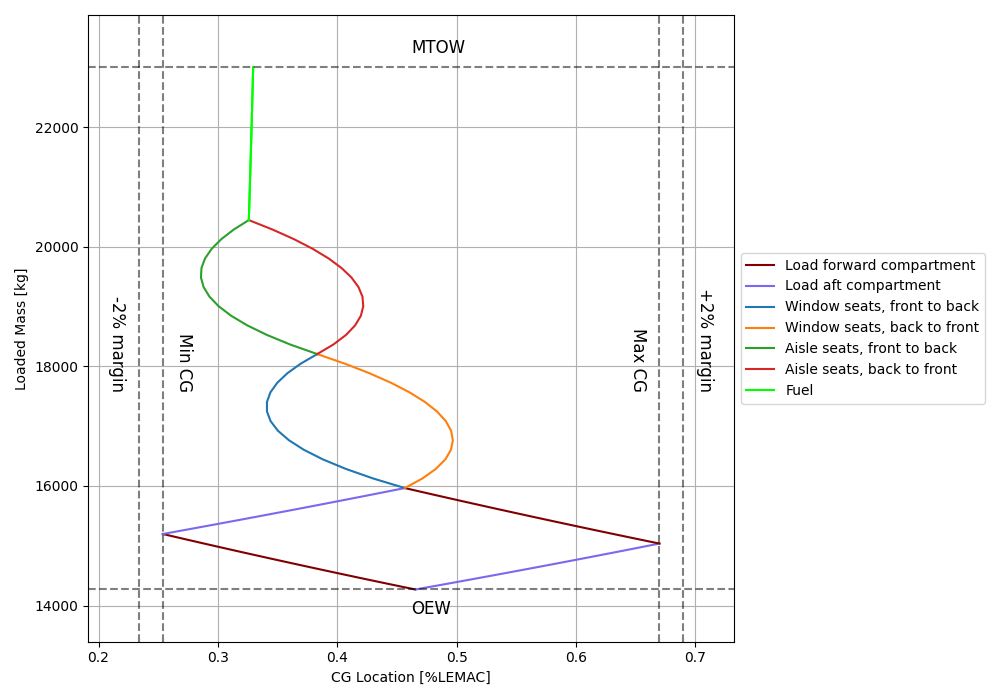

Reproduce this figure in Python.
import numpy as np
import matplotlib.pyplot as plt
from copy import copy
import loaddiagram_improved as ld

plot = True
save = False

#Calculate LEMAC position in ac ref. sys.
xcg_wing = 12.11714 #m
xcg_mac = 0.87514 #m, distance from LEMAC
LEMAC = xcg_wing-xcg_mac #m, in ac ref. sys.

xcg_lemac = 0.38 #-, distance as % of MAC
MAC = xcg_mac/xcg_lemac #m


def conversion_in_m(inch):
    "Converts inches to meters."
    return 0.0254*inch

def conversion_m_LEMAC_percent(data,MAC=MAC,LEMAC=LEMAC):
    """
    Converts data measured in meters ac ref. sys. to fraction of MAC in LEMAC ref. sys.
    Parameters:
    data*: list of np.ndarrays with lengths in first row
    Returns:
    data* with first row converted to %LEMAC
    """
    out = data
    for i, series in enumerate(out):
        out[i] = np.vstack([(series[0] - LEMAC) / MAC, series[1]]) 

    return out
    
#All calculations in [xcg]=m from nose

#weight limits
MTOW = 23000 #kg
MPW = 6270 #kg
MFW = 5000 #kg
OEW = 14268.58 #kg

#static group weights and cgs
fs_group_weight = 8327.65 #kg
fs_group_xcg = 12.96525666 #m
wing_group_weight = 5940.92553 #kg
wing_group_xcg = 11.40063778 #m

#PAX weight and balance
avg_pax_weight = 80 #kg including luggage
column_pax = 14 # pax per column
window_columns = 2
aisle_columns = 2
num_pax = column_pax*(window_columns+aisle_columns)

first_row_xcg = 8.494-2.362 # m, from Weight and Balance Manual page DSC 4. p.6
seat_pitch = conversion_in_m(29) #m


#generate seat cg locations
last_row_xcg = (column_pax-1)*seat_pitch+first_row_xcg
pax_cgs = np.linspace(first_row_xcg,last_row_xcg,column_pax)

#fuel cg
fuel_xcg = 14.43-2.362 #m ,from DSC 2. p.4

#cargo cg, mass
cargo_fw_xcg = 6.697-2.362 #m, same for left and right compartment, from https://pdfcoffee.com/weight-n-balance-atr-42-72-3-pdf-free.html, p.10
cargo_aft_xcg = 23.896-2.362 #m, see source above

cargo_fw_capacity = 928 #kg, from https://pdfcoffee.com/weight-n-balance-atr-42-72-3-pdf-free.html, p.10(31)
cargo_aft_capacity = 768 #kg see source above

#pax loading, for one column
pax_load_index_fw_to_aft = np.tri(column_pax) #loading indices
pax_load_index_aft_to_fw = np.flip(pax_load_index_fw_to_aft,axis=1)

pax_loads_fw_to_aft = avg_pax_weight*pax_cgs*pax_load_index_fw_to_aft #2D array with moments of each passenger in loading condition
pax_loads_aft_to_fw = avg_pax_weight*pax_cgs*pax_load_index_aft_to_fw

pax_moments_fw_to_aft = np.sum(pax_loads_fw_to_aft,axis=1)
pax_moments_fw_to_aft = np.hstack([np.zeros(1),pax_moments_fw_to_aft])
pax_moments_aft_to_fw = np.sum(pax_loads_aft_to_fw,axis=1)
pax_moments_aft_to_fw = np.hstack([np.zeros(1),pax_moments_aft_to_fw])

pax_weights = np.sum(avg_pax_weight*pax_load_index_fw_to_aft,axis=1)
pax_weights = np.hstack([np.zeros(1),pax_weights])

#cargo loading

cargo_fw_weights = np.linspace(0,cargo_fw_capacity)
cargo_aft_weights = np.linspace(0,cargo_aft_capacity)

cargo_fw_moments =  cargo_fw_weights*cargo_fw_xcg
cargo_aft_moments =  cargo_aft_weights*cargo_aft_xcg

class Group:
    
    def __init__(self,data,name,color=None):
        self.data = data
        self.name = name
        self.color = color

def assemble(*groups:Group,base:None|np.ndarray=None):
    """
    Returns cg location(s) for loading groups specified by groups.
    Parameters:
    groups*: size 2xN, first row containing moments, second row containing weights
    Returns: list of np.ndarrays with weight as the first row and cgs as second.
    """
    series = []
    names = []
    colors = []
    if base is None:
        base = np.zeros((2,1))

    for group in groups:
        running = group.data + base
        base = running[:,-1].reshape(2,1)
        cgs = running[0]/running[1]
        weigths = running[1]-Wmin+OEW
        series.append(np.vstack([cgs,weigths]))
        names.append(group.name)
        colors.append(group.color)

    return series, names, colors
    
def extract_extreme_cgs(*series):
    """
    Returns minimum and maximum cg. locations of a data series.
    """
    temp_min = []
    temp_max = []
    for s in series:
        for arr in s:
            loc_min = np.min(arr[0])
            loc_max = np.max(arr[0])
            temp_min.append(loc_min)
            temp_max.append(loc_max)
    
    return min(temp_min), max(temp_max)

#Groups    

#static    
Fuselage = np.vstack([fs_group_weight*fs_group_xcg,fs_group_weight])
Wing = np.vstack([wing_group_weight*wing_group_xcg,wing_group_weight])
Structure = Fuselage + Wing #acts as base
Wmin = float(Structure[1])

#fuel loading

fuel_weight_max = np.min([MFW,MTOW-OEW-cargo_aft_capacity-cargo_fw_capacity-num_pax*avg_pax_weight])

fuel_weights = np.linspace(0,fuel_weight_max)
fuel_moments = fuel_weights*fuel_xcg

#dynamic
CargoF1 = Group(np.vstack([cargo_fw_moments,cargo_fw_weights]),"Load forward compartment",'maroon')
CargoA1 = Group(np.vstack([cargo_aft_moments,cargo_aft_weights]),"Load aft compartment",'mediumslateblue')
CargoF2 = copy(CargoF1)
CargoF2.name = None
CargoA2 = copy(CargoA1)
CargoA2.name = None

Pax_window_fw_to_aft = Group(window_columns*np.vstack([pax_moments_fw_to_aft,pax_weights]),"Window seats, front to back")
Pax_aisle_fw_to_aft = Group(aisle_columns*np.vstack([pax_moments_fw_to_aft,pax_weights]),"Aisle seats, front to back")
Pax_window_aft_to_fw = Group(window_columns*np.vstack([pax_moments_aft_to_fw,pax_weights]),"Window seats, back to front")
Pax_aisle_aft_to_fw = Group(aisle_columns*np.vstack([pax_moments_aft_to_fw,pax_weights]),"Aisle seats, back to front")

Fuel1 = Group(np.vstack([fuel_moments,fuel_weights]),"Fuel","lime")
Fuel2 = copy(Fuel1)
Fuel2.name = None

NullGroup = Group(np.zeros((2,1)),None)
print(f"Empty mass cg: {float(Structure[0]/Structure[1])} m = {float(conversion_m_LEMAC_percent([np.array([[Structure[0]/Structure[1]],[Structure[1]]]),])[0][0])} LEMAC")
#assembly

#cargo, pax, fuel
series01_raw, names01, colors01 = assemble(CargoF1,CargoA1,Pax_window_fw_to_aft,Pax_aisle_fw_to_aft,Fuel1,base=Structure)
series02_raw, names02, colors02 = assemble(CargoA2,CargoF2,Pax_window_aft_to_fw,Pax_aisle_aft_to_fw,Fuel2,base=Structure)

#fuel,cargo,pax
series11_raw, names11, colors11 = assemble(Fuel1,CargoF1,CargoA1,Pax_window_fw_to_aft,Pax_aisle_fw_to_aft,base=Structure)
series12_raw, names12, colors12 = assemble(Fuel2,CargoA2,CargoF2,Pax_window_aft_to_fw,Pax_aisle_aft_to_fw,base=Structure)

#pax,fuel,cargo
series21_raw, names21, colors21 = assemble(Pax_window_fw_to_aft,Pax_aisle_fw_to_aft,Fuel1,CargoF1,CargoA1,base=Structure)
series22_raw, names22, colors22 = assemble(Pax_window_aft_to_fw,Pax_aisle_aft_to_fw,Fuel2,CargoA2,CargoF2,base=Structure)

#fuel,pax,cargo
series31_raw, names31, colors31 = assemble(Fuel1,Pax_window_fw_to_aft,Pax_aisle_fw_to_aft,CargoA1,CargoF1,base=Structure)
series32_raw, names32, colors32 = assemble(Fuel2,Pax_window_aft_to_fw,Pax_aisle_aft_to_fw,CargoF2,CargoA2,base=Structure)

#cargo, fuel, pax
series41_raw, names41, colors41 = assemble(CargoF1,CargoA1,Fuel1,Pax_window_fw_to_aft,Pax_aisle_fw_to_aft,base=Structure)
series42_raw, names42, colors42 = assemble(CargoA2,CargoF2,Fuel2,Pax_window_aft_to_fw,Pax_aisle_aft_to_fw,base=Structure)

#pax,cargo,fuel
series51_raw, names51, colors51 = assemble(Pax_window_fw_to_aft,Pax_aisle_fw_to_aft,CargoF1,CargoA1,Fuel1,base=Structure)
series52_raw, names52, colors52 = assemble(Pax_window_aft_to_fw,Pax_aisle_aft_to_fw,CargoA2,CargoF2,Fuel2,base=Structure)


series01 = conversion_m_LEMAC_percent(series01_raw)
series02 = conversion_m_LEMAC_percent(series02_raw)

series11 = conversion_m_LEMAC_percent(series11_raw)
series12 = conversion_m_LEMAC_percent(series12_raw)

series21 = conversion_m_LEMAC_percent(series21_raw)
series22 = conversion_m_LEMAC_percent(series22_raw)

series31 = conversion_m_LEMAC_percent(series31_raw)
series32 = conversion_m_LEMAC_percent(series32_raw)

series41 = conversion_m_LEMAC_percent(series41_raw)
series42 = conversion_m_LEMAC_percent(series42_raw)

series51 = conversion_m_LEMAC_percent(series51_raw)
series52 = conversion_m_LEMAC_percent(series52_raw)

counter = 1
def plot_loaddiagram(series1,series2,names1,names2,colors1,colors2,save=False,saveName=None):
#plotting
    global counter
    cg_min, cg_max = extract_extreme_cgs(series1,series2)
    cg_min2, cg_max2 = extract_extreme_cgs(ld.series51,ld.series52)
    print(f'#{counter}: Minimum cg: {cg_min-0.02}\tMaximum cg: {cg_max+0.02}')
    counter += 1
    plt.figure(figsize=(10, 7))  # Adjust figure size
    
    # Plot the loading diagrams
    for i in range(len(series1)):
        plt.plot(series1[i][0], series1[i][1], label=names1[i],color=colors1[i])
        plt.plot(series2[i][0], series2[i][1], label=names2[i],color=colors2[i])
        plt.plot(ld.series51[i][0], ld.series51[i][1], color='gray', alpha=0.5)
        plt.plot(ld.series52[i][0], ld.series52[i][1], color='gray', alpha=0.5)
        
    plt.plot([], [], label='ATR 72-600', color='gray', alpha=0.5)
    plt.gca().set_aspect('auto')

    x_margin = 0.15 *(cg_max - cg_min)  # 15% extra space on x-axis
    y_margin = 0.1 * (MTOW - OEW)  # 10% extra space on y-axis

    plt.xlim(np.min([cg_min, cg_min2]) - x_margin, np.max([cg_max, cg_max2]) + x_margin)
    plt.ylim(OEW - y_margin, MTOW + y_margin)

    # Plot CG limits with labels
    plt.axhline(OEW, linestyle='dashed', color='k', alpha=0.5)
    plt.text(0.3*(cg_min+cg_max),OEW+y_margin/5, "OEW", color='k', va='bottom', fontsize=12)

    plt.axhline(MTOW, linestyle='dashed', color='k', alpha=0.5)
    plt.text(0.5*(cg_min+cg_max),MTOW+y_margin/5, "MTOW", color='k', va='bottom', fontsize=12)

    plt.axhline(np.max(series1[-2]), linestyle='dashed', color='k', alpha=0.5)
    plt.text(0.5*(cg_min+cg_max),np.max(series1[-2])+y_margin/5, "MZFW", color='k', va='bottom', fontsize=12)

    plt.axvline(cg_min, linestyle='dashed', color='k', alpha=0.5)
    plt.text(cg_min+x_margin/6, 0.5*(OEW+MTOW)-1000, "Min CG", color='k', ha='left', fontsize=12,rotation=-90)

    plt.axvline(cg_max, linestyle='dashed', color='k', alpha=0.5)
    plt.text(cg_max-x_margin/6, 0.5*(OEW+MTOW)-1000, "Max CG", color='k', ha='right', fontsize=12,rotation=-90)

    plt.axvline(cg_min-0.02, linestyle='dashed', color='k', alpha=0.5)
    plt.text(cg_min-0.02-x_margin/6, 0.5*(OEW+MTOW)-1000, "-2% margin", color='k', ha='right', fontsize=12,rotation=-90)

    plt.axvline(cg_max+0.02, linestyle='dashed', color='k', alpha=0.5)
    plt.text(cg_max+0.02+x_margin/6, 0.5*(OEW+MTOW)-1000, "+2% margin", color='k', ha='left', fontsize=12,rotation=-90)

    print(f"Min cg: {cg_min-0.02}\tMax cg: {cg_max+0.02}")

    plt.grid()
    plt.ylabel("Loaded Mass [kg]")
    plt.xlabel("CG Location [%LEMAC]")
    #plt.title("Loading diagram")
    plt.legend(loc="center left", bbox_to_anchor=(1, 0.5))
    plt.tight_layout()

    if save:
        plt.savefig(f'{saveName}.pdf')

if __name__=="__main__":
    #plot_loaddiagram(series01,series02,names01,names02,colors01,colors02,save=True,saveName='figures/loaddiagram_HE')
    #plot_loaddiagram(series11,series12,names11,names12,colors11,colors12)
    #plot_loaddiagram(series21,series22,names21,names22,colors21,colors22)
    #plot_loaddiagram(series31,series32,names31,names32,colors31,colors32)
    #plot_loaddiagram(series41,series42,names41,names42,colors41,colors42)
    plot_loaddiagram(series51,series52,names51,names52,colors51,colors52,save=True,saveName='figures/loaddiagram_extreme_HE')
    #plot_loaddiagram(series01,series52,names01,names52,colors01,colors52)
    if plot:
        plt.show()


"""
    # Plot the pie chart with MFW, MPW
    data = [[OEW,MTOW-OEW-MFW,MFW],[OEW,MPW,MTOW-OEW-MPW]]
    cols = ['#4f6d7a',"#d62828","#f77f00"]


    plt.figure(2)
    plt.pie(data[0],labels=["OEW","PW","MFW"],startangle=90,counterclock=False,
            autopct='%1.1f%%',colors=cols, textprops={'size': 'larger'},
        pctdistance=1.25, labeldistance=0.6)
    plt.savefig("MFW.eps")

    plt.figure(3)
    plt.pie(data[1],labels=["OEW","MPW","FW"],startangle=90,counterclock=False,
            autopct='%1.1f%%', colors=cols, textprops={'size': 'larger'},
        pctdistance=1.25, labeldistance=0.6)
    plt.savefig("MPW.eps")
"""
    #TODO: do absolute weight too